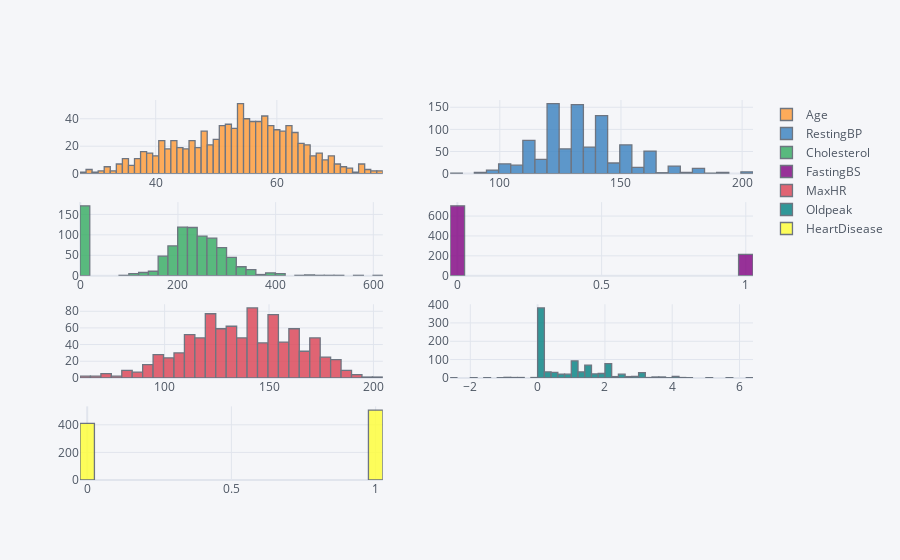

Here is the notebook cell this chart was saved with:
### Markdown cell above
Based on the above boxplot, it appears that FastingBS and HeartDisease are rather Categorical variables. We can confirm this using Histograms

### Code cell
data[quantitative].iplot(kind = 'histogram',  subplots = True, bins = 50)

### Figure 1 — Plotly figure (JSON) as saved in the notebook; plotly's stock layout.template omitted (floating-point values rounded to 4 significant figures; data arrays with more than 128 entries replaced by an {"elided": "..."} marker saying what was removed)
{"data": [{"histfunc": "count", "histnorm": "", "marker": {"color": "rgba(255, 153, 51, 1.0)", "line": {"color": "#4D5663", "width": 1.3}}, "name": "Age", "nbinsx": 50, "opacity": 0.8, "orientation": "v", "type": "histogram", "x": {"elided": "917 int values"}, "xaxis": "x", "yaxis": "y"}, {"histfunc": "count", "histnorm": "", "marker": {"color": "rgba(55, 128, 191, 1.0)", "line": {"color": "#4D5663", "width": 1.3}}, "name": "RestingBP", "nbinsx": 50, "opacity": 0.8, "orientation": "v", "type": "histogram", "x": {"elided": "917 int values"}, "xaxis": "x2", "yaxis": "y2"}, {"histfunc": "count", "histnorm": "", "marker": {"color": "rgba(50, 171, 96, 1.0)", "line": {"color": "#4D5663", "width": 1.3}}, "name": "Cholesterol", "nbinsx": 50, "opacity": 0.8, "orientation": "v", "type": "histogram", "x": {"elided": "917 int values"}, "xaxis": "x3", "yaxis": "y3"}, {"histfunc": "count", "histnorm": "", "marker": {"color": "rgba(128, 0, 128, 1.0)", "line": {"color": "#4D5663", "width": 1.3}}, "name": "FastingBS", "nbinsx": 50, "opacity": 0.8, "orientation": "v", "type": "histogram", "x": {"elided": "917 int values"}, "xaxis": "x4", "yaxis": "y4"}, {"histfunc": "count", "histnorm": "", "marker": {"color": "rgba(219, 64, 82, 1.0)", "line": {"color": "#4D5663", "width": 1.3}}, "name": "MaxHR", "nbinsx": 50, "opacity": 0.8, "orientation": "v", "type": "histogram", "x": {"elided": "917 int values"}, "xaxis": "x5", "yaxis": "y5"}, {"histfunc": "count", "histnorm": "", "marker": {"color": "rgba(0, 128, 128, 1.0)", "line": {"color": "#4D5663", "width": 1.3}}, "name": "Oldpeak", "nbinsx": 50, "opacity": 0.8, "orientation": "v", "type": "histogram", "x": {"elided": "917 float values"}, "xaxis": "x6", "yaxis": "y6"}, {"histfunc": "count", "histnorm": "", "marker": {"color": "rgba(255, 255, 51, 1.0)", "line": {"color": "#4D5663", "width": 1.3}}, "name": "HeartDisease", "nbinsx": 50, "opacity": 0.8, "orientation": "v", "type": "histogram", "x": {"elided": "917 int values"}, "xaxis": "x7", "yaxis": "y7"}], "layout": {"barmode": "overlay", "legend": {"bgcolor": "#F5F6F9", "font": {"color": "#4D5663"}}, "paper_bgcolor": "#F5F6F9", "plot_bgcolor": "#F5F6F9", "title": {"font": {"color": "#4D5663"}}, "xaxis": {"anchor": "y", "domain": [0, 0.45], "gridcolor": "#E1E5ED", "showgrid": true, "tickfont": {"color": "#4D5663"}, "title": {"font": {"color": "#4D5663"}, "text": ""}, "zerolinecolor": "#E1E5ED"}, "xaxis2": {"anchor": "y2", "domain": [0.55, 1], "gridcolor": "#E1E5ED", "showgrid": true, "tickfont": {"color": "#4D5663"}, "title": {"font": {"color": "#4D5663"}, "text": ""}, "zerolinecolor": "#E1E5ED"}, "xaxis3": {"anchor": "y3", "domain": [0, 0.45], "gridcolor": "#E1E5ED", "showgrid": true, "tickfont": {"color": "#4D5663"}, "title": {"font": {"color": "#4D5663"}, "text": ""}, "zerolinecolor": "#E1E5ED"}, "xaxis4": {"anchor": "y4", "domain": [0.55, 1], "gridcolor": "#E1E5ED", "showgrid": true, "tickfont": {"color": "#4D5663"}, "title": {"font": {"color": "#4D5663"}, "text": ""}, "zerolinecolor": "#E1E5ED"}, "xaxis5": {"anchor": "y5", "domain": [0, 0.45], "gridcolor": "#E1E5ED", "showgrid": true, "tickfont": {"color": "#4D5663"}, "title": {"font": {"color": "#4D5663"}, "text": ""}, "zerolinecolor": "#E1E5ED"}, "xaxis6": {"anchor": "y6", "domain": [0.55, 1], "gridcolor": "#E1E5ED", "showgrid": true, "tickfont": {"color": "#4D5663"}, "title": {"font": {"color": "#4D5663"}, "text": ""}, "zerolinecolor": "#E1E5ED"}, "xaxis7": {"anchor": "y7", "domain": [0, 0.45], "gridcolor": "#E1E5ED", "showgrid": true, "tickfont": {"color": "#4D5663"}, "title": {"font": {"color": "#4D5663"}, "text": ""}, "zerolinecolor": "#E1E5ED"}, "yaxis": {"anchor": "x", "domain": [0.8063, 1], "gridcolor": "#E1E5ED", "showgrid": true, "tickfont": {"color": "#4D5663"}, "title": {"font": {"color": "#4D5663"}, "text": ""}, "zerolinecolor": "#E1E5ED"}, "yaxis2": {"anchor": "x2", "domain": [0.8063, 1], "gridcolor": "#E1E5ED", "showgrid": true, "tickfont": {"color": "#4D5663"}, "title": {"font": {"color": "#4D5663"}, "text": ""}, "zerolinecolor": "#E1E5ED"}, "yaxis3": {"anchor": "x3", "domain": [0.5375, 0.7312], "gridcolor": "#E1E5ED", "showgrid": true, "tickfont": {"color": "#4D5663"}, "title": {"font": {"color": "#4D5663"}, "text": ""}, "zerolinecolor": "#E1E5ED"}, "yaxis4": {"anchor": "x4", "domain": [0.5375, 0.7312], "gridcolor": "#E1E5ED", "showgrid": true, "tickfont": {"color": "#4D5663"}, "title": {"font": {"color": "#4D5663"}, "text": ""}, "zerolinecolor": "#E1E5ED"}, "yaxis5": {"anchor": "x5", "domain": [0.2687, 0.4625], "gridcolor": "#E1E5ED", "showgrid": true, "tickfont": {"color": "#4D5663"}, "title": {"font": {"color": "#4D5663"}, "text": ""}, "zerolinecolor": "#E1E5ED"}, "yaxis6": {"anchor": "x6", "domain": [0.2687, 0.4625], "gridcolor": "#E1E5ED", "showgrid": true, "tickfont": {"color": "#4D5663"}, "title": {"font": {"color": "#4D5663"}, "text": ""}, "zerolinecolor": "#E1E5ED"}, "yaxis7": {"anchor": "x7", "domain": [0, 0.1938], "gridcolor": "#E1E5ED", "showgrid": true, "tickfont": {"color": "#4D5663"}, "title": {"font": {"color": "#4D5663"}, "text": ""}, "zerolinecolor": "#E1E5ED"}}}
